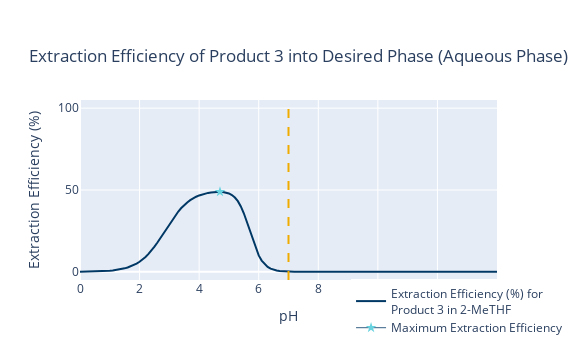

Notebook cell for this chart:
### Code cell
# generate and plot extraction efficiency
fig3 = PlotExtractionEfficiency(compounds_panel_values, system_panel_values)
display(fig3)

### Figure 1 — Plotly figure (JSON) as saved in the notebook; plotly's stock layout.template omitted (floating-point values rounded to 4 significant figures; data arrays with more than 128 entries replaced by an {"elided": "..."} marker saying what was removed)
{"data": [{"hovertemplate": "pH: %{x:.2f}, Efficiency: %{y:.1f}%", "line": {"color": "#003865"}, "mode": "lines", "name": "Extraction Efficiency (%) for <br>Product 3 in 2-MeTHF", "type": "scatter", "x": {"elided": "141 float values"}, "y": {"elided": "141 float values"}}, {"hovertemplate": "pH: %{x:.2f}, Max_Eff: %{y:.1f}%", "line": {"color": "#003865", "width": 0.8}, "marker": {"color": "#68D2DF", "size": 8, "symbol": "star"}, "name": "Maximum Extraction Efficiency", "type": "scatter", "x": [4.7], "y": [48.88]}], "layout": {"height": 360, "legend": {"traceorder": "normal", "x": 0.65, "y": -0.35}, "shapes": [{"line": {"color": "#F0AB00", "dash": "dash"}, "type": "line", "x0": 7, "x1": 7, "xref": "x", "y0": 0, "y1": 1, "yref": "y domain"}], "title": {"text": "Extraction Efficiency of Product 3 into Desired Phase (Aqueous Phase)", "xanchor": "left", "yanchor": "top"}, "width": 580, "xaxis": {"autorange": true, "range": [0, 14], "tickmode": "array", "ticktext": ["0", "2", "4", "6", "8", "10", "12", "14"], "tickvals": [0, 2, 4, 6, 8, 10, 12, 14], "title": {"text": "pH"}, "type": "linear"}, "yaxis": {"range": [-5, 105], "title": {"text": "Extraction Efficiency (%)"}, "type": "linear"}}}
